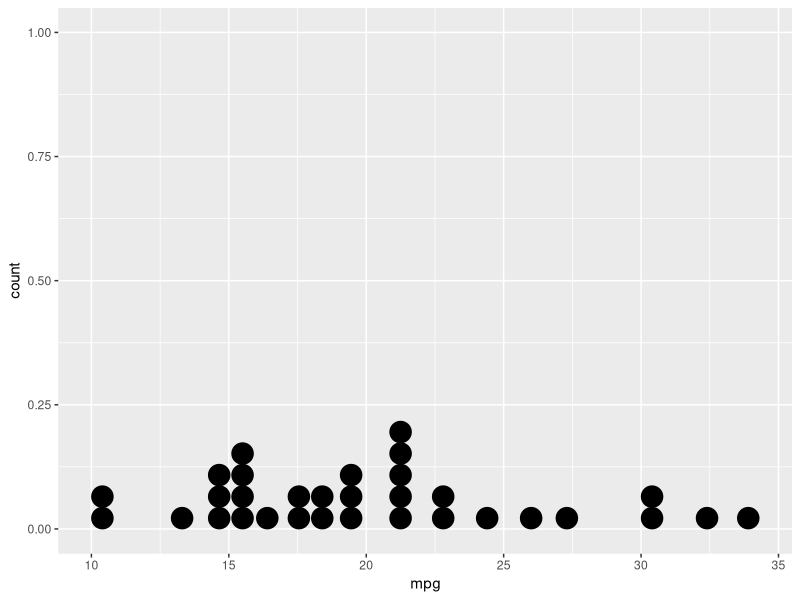
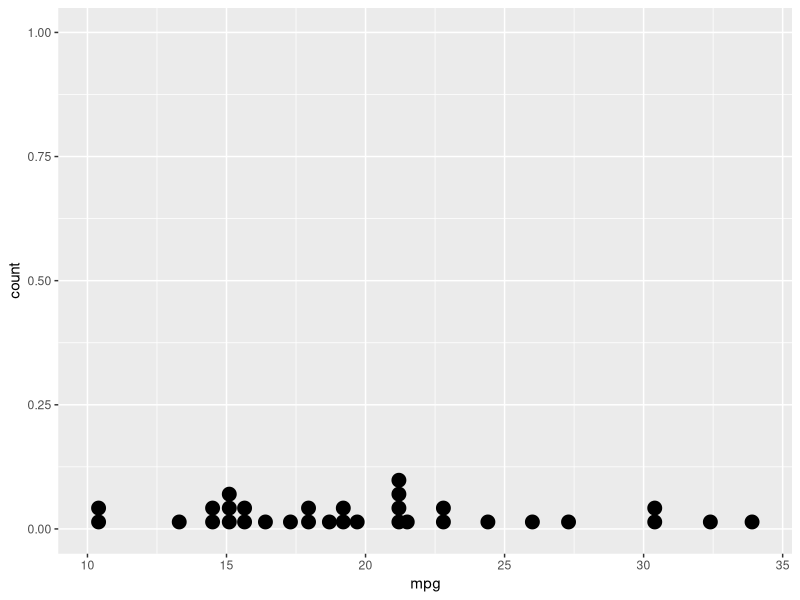
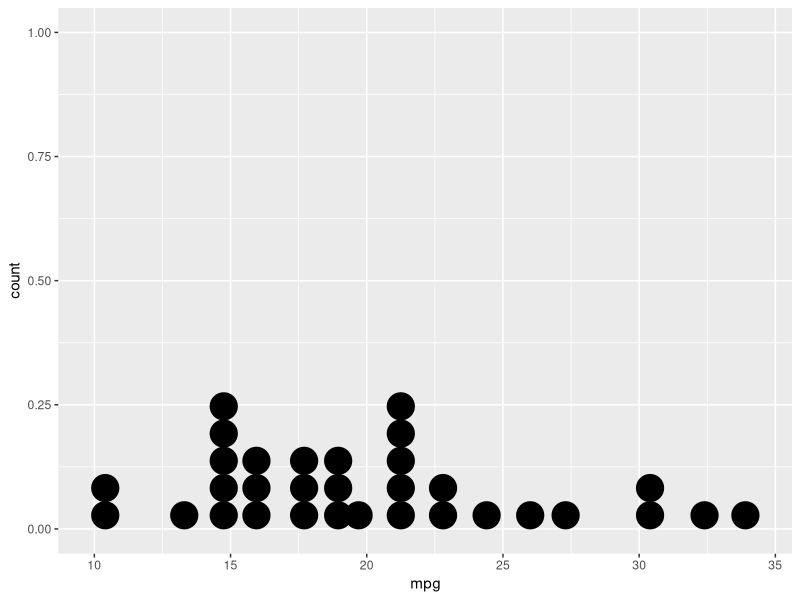
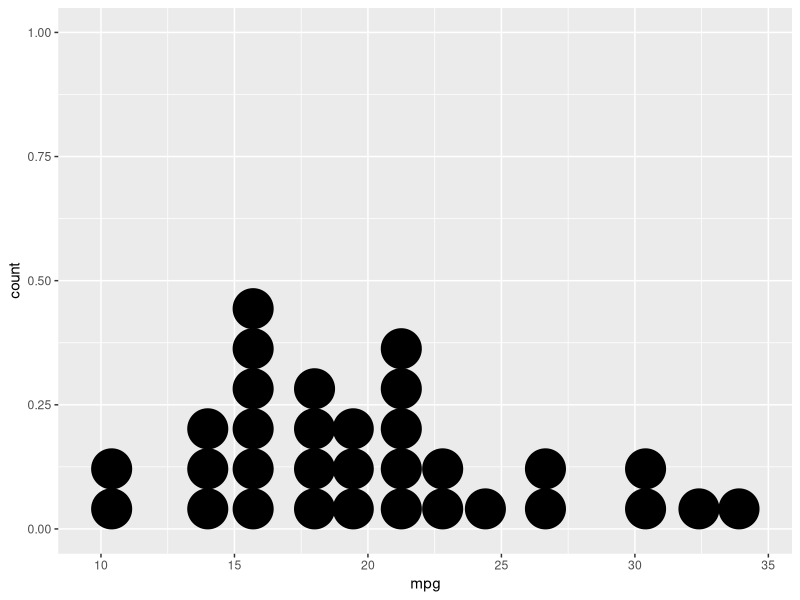
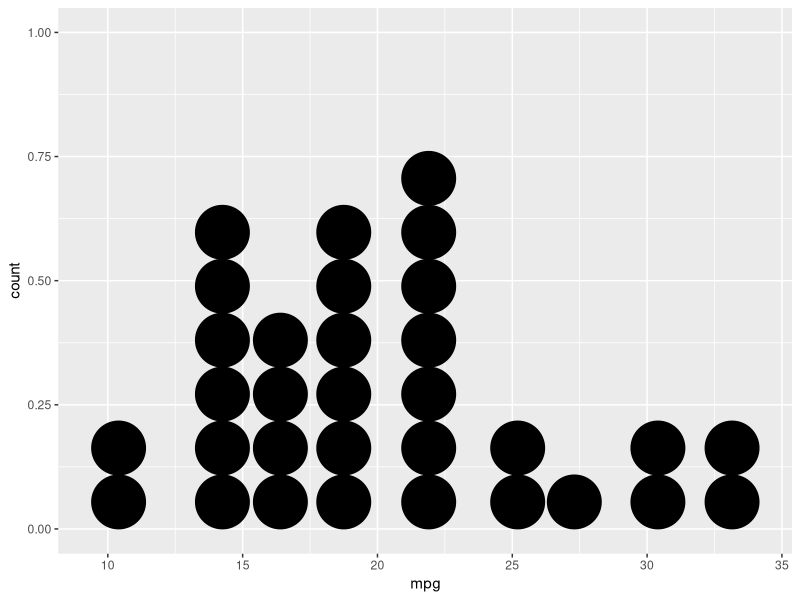
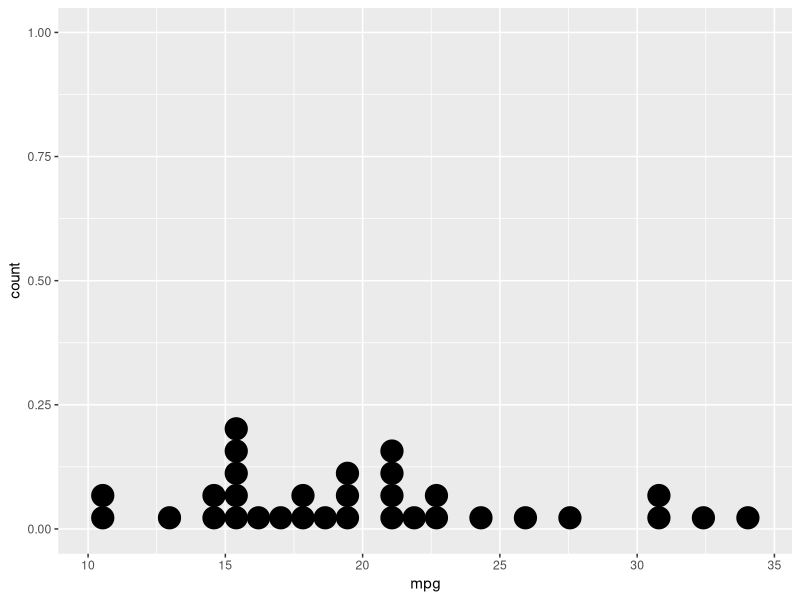
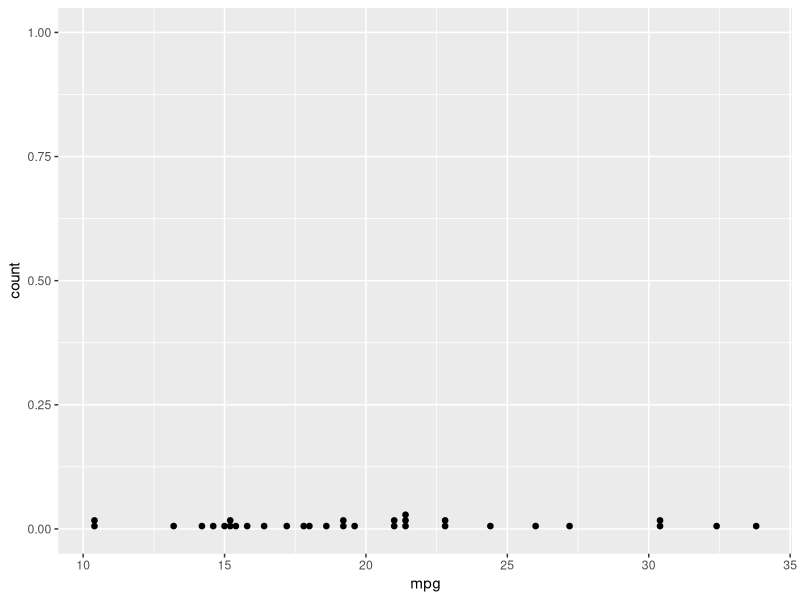
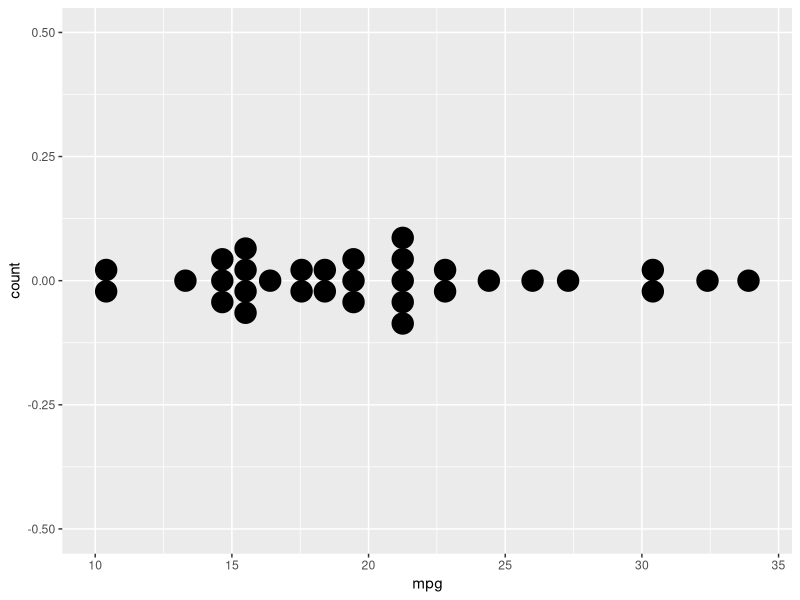

The R script that drew these images, in order:
#The purpose of the geom_dotplot.R file is to provide examples of bar geom visuals.

#Reference: https://ggplot2.tidyverse.org/reference/geom_dotplot.html

library(tidyverse)

geo <- ggplot(mpg, aes(x = class))
geo <- ggplot(mtcars, aes(x = mpg))

#basic
geo + geom_dotplot()

#bin size. 
geo + geom_dotplot(binwidth = .5)
geo + geom_dotplot(binwidth = 1)
geo + geom_dotplot(binwidth = 1.5)
geo + geom_dotplot(binwidth = 2)

#method
geo + geom_dotplot(method = "histodot")
geo + geom_dotplot(method = "histodot", binwidth = .2)

#stack direction
geo + geom_dotplot(stackdir = "center")
geo + geom_dotplot(stackdir = "up")
geo + geom_dotplot(stackdir = "down")
geo + geom_dotplot(stackdir = "centerwhole")

#dot size
geo + geom_dotplot(dotsize = .5)
geo + geom_dotplot(dotsize = 1.5)
geo + geom_dotplot(dotsize = 2.5)

#fill dot with a color.
geo + geom_dotplot(dotsize = .5, fill = "white")

#Example with group fill with stack.
geo <- ggplot(mtcars, aes(x = mpg, fill = factor(cyl)))
geo + geom_dotplot(stackgroups = TRUE, dotsize = .5)
